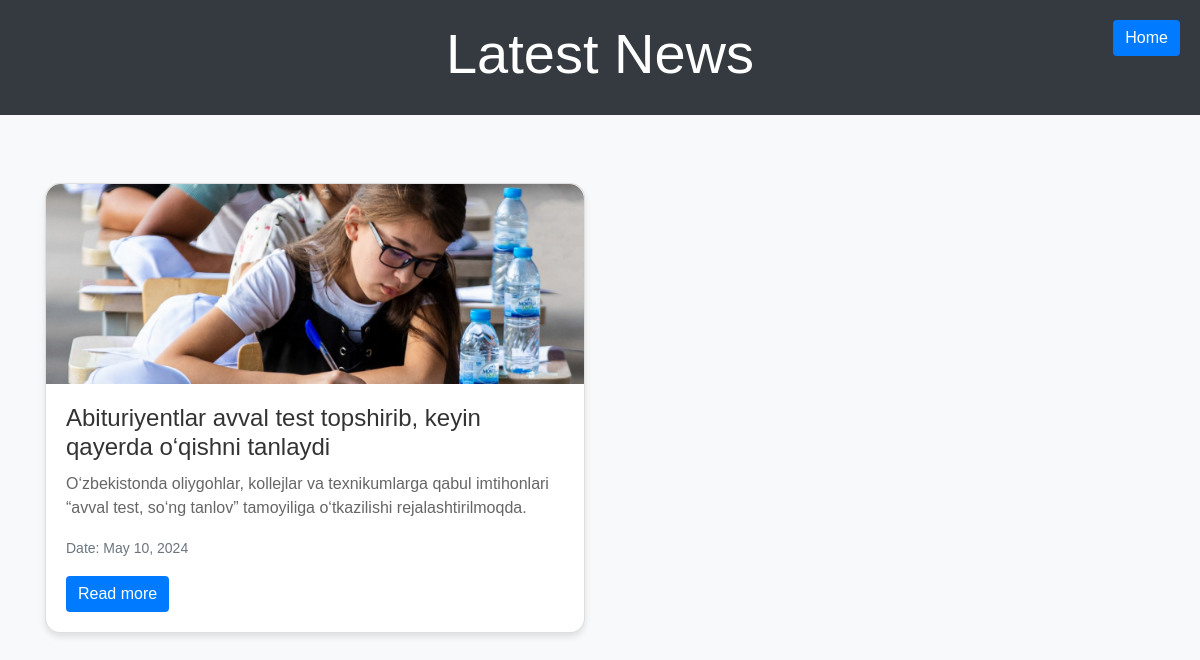
Page /news/detail/5/ on the committed database.
### news/models.py (models this page shows, shortened)
class News(models.Model):
    title = models.CharField(max_length=200, verbose_name='Title')
    info = models.TextField()
    set_data = models.DateField(auto_now_add=True, verbose_name='Set Date')
    link = models.URLField(verbose_name='Link')
    image = models.ImageField(verbose_name='Image', upload_to='news/')

### news/views.py (the view)
# urls.py: path('detail/<int:pk>/', detail_view, name='detail'),
def detail_view(request, pk):
    news = News.objects.filter(id=pk)
    return render(request, 'detail.html', {'data': news})

### templates/detail.html (shortened to what this page needs)
<!DOCTYPE html>
<html lang="en">
<head>
    <link rel="stylesheet" href="https://stackpath.bootstrapcdn.com/bootstrap/4.5.2/css/bootstrap.min.css">
</head>
<body>
    <header class="text-center">
        <h1 class="display-4">Latest News</h1>
    </header>
    <div class="container mt-4">
        <nav aria-label="breadcrumb">
            <ol class="breadcrumb">
            </ol>
        </nav>
        <div class="row">
            {% for news in data %}
            <div class="col-md-6 mb-4">
                <div class="card">
                    <img src="{{ news.image.url }}" class="card-img-top" alt="{{ news.title }}">
                    <div class="card-body">
                        <h5 class="card-title">{{ news.title }}</h5>
                        <p class="card-text">{{ news.info }}</p>
                        <p class="card-text"><small class="text-muted">Date: {{ news.set_data }}</small></p>
                        <a href="{{ news.link }}" class="btn btn-primary">Read more</a>
                    </div>
                </div>
            </div>
            {% endfor %}
        </div>
    </div>
    <a href="{% url 'home' %}" class="btn btn-primary btn-home">Home</a>
</body>
</html>

### templates/detail.html (style rules this page uses)
body { font-family: Arial, sans-serif; background-color: #f8f9fa; margin: 0; padding: 0; }
header { background-color: #343a40; color: #fff; padding: 20px 0; }
.breadcrumb { background-color: transparent; font-size: 18px; margin-bottom: 20px; }
.card { border-radius: 15px; box-shadow: 0 4px 6px rgba(0, 0, 0, 0.1); transition: all 0.3s ease; height: 100%; }
.card-img-top { border-top-left-radius: 15px; border-top-right-radius: 15px; height: 200px; object-fit: cover; }
.card-body { padding: 20px; height: 100%; }
.card-title { font-size: 24px; color: #333; margin-bottom: 10px; }
.card-text { color: #666; }
.text-muted { font-size: 14px; }
.btn-primary { background-color: #007bff; border: none; }
.btn-home { position: absolute; top: 20px; right: 20px; }

### rows in the picture
News: image (picture), title "Abituriyentlar avval test topshirib, keyin qayerda o‘qishni tanlaydi", info "O‘zbekistonda oliygohlar, kollejlar va texnikumlarga qabul imtihonlari “avval test, so‘ng tanlov” tamoyiliga o‘tkazilishi rejalashtirilmoqda.", set_data "May 10, 2024"
